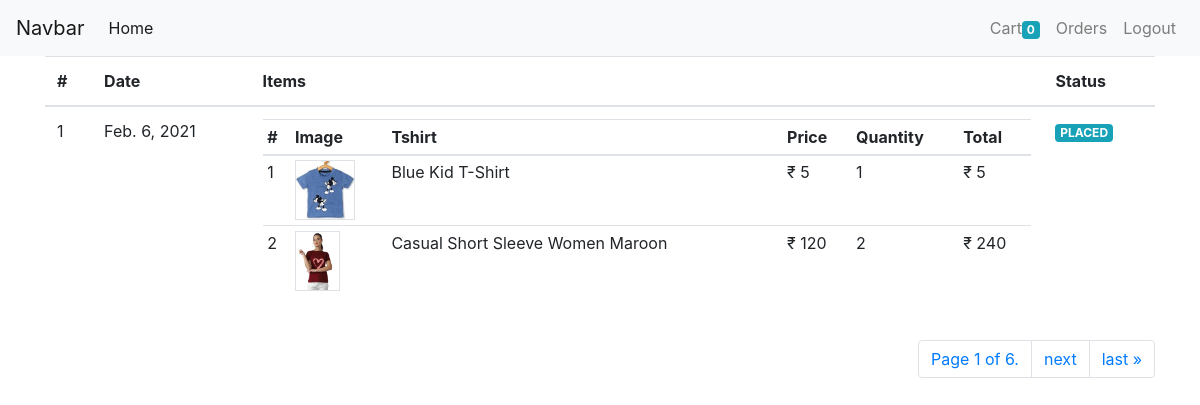
Screenshot of /orders/ (signed in) with the database file from the repository.
### store/models/order.py (models this page shows)
class Order(models.Model):
    orderStatus=(
        ('PENDING','Pending' ),
        ('PLACED','Placed'),
        ('CANCELED','Canceled'),
        ('COMPLETED','Completed'),
    )
    method=(
        ('ONLINE','Online'),
    )
    order_status=models.CharField(max_length=15,choices=orderStatus)
    payment_method=models.CharField(max_length=15,choices=method)
    shipping_address=models.CharField(max_length=100,null=False)
    phone=models.CharField(max_length=10,null=False)
    user=models.ForeignKey(User,on_delete=models.CASCADE)
    total=models.IntegerField(null=False)
    date=models.DateTimeField(null=False,auto_now_add=True)

class OrderItem(models.Model):
    order=models.ForeignKey(Order,on_delete=models.CASCADE)
    tshirt=models.ForeignKey(Tshirt,on_delete=models.CASCADE)
    size=models.ForeignKey(SizeVariant,on_delete=models.CASCADE)
    quantity=models.IntegerField(null=False)
    price=models.IntegerField(null=False)
    date=models.DateTimeField(null=False,auto_now_add=True)

### store/models/tshirt.py (models this page shows, shortened)
class Tshirt(models.Model):
    name=models.CharField(max_length=50,null=False)
    slug=models.CharField(max_length=200,null=False,unique=True,default="")
    description=models.CharField(max_length=500,null=True)
    discount=models.IntegerField(default=0)
    image= models.ImageField(upload_to='upload/images',null=False)
    occasion=models.ForeignKey(Occasion,on_delete=models.CASCADE)
    brand=models.ForeignKey(Brand,on_delete=models.CASCADE)
    sleeve=models.ForeignKey(Sleeve,on_delete=models.CASCADE)
    neck_type=models.ForeignKey(NeckType,on_delete=models.CASCADE)
    ideal_for=models.ForeignKey(IdealFor,on_delete=models.CASCADE)
    color=models.ForeignKey(Color,on_delete=models.CASCADE)

### store/views/orders.py (the view)
# urls.py: path('orders/',login_required(OrderListView.as_view(),login_url='/login/'),name='orders'),
class OrderListView(ListView):
   template_name='store/orders.html'
   model=Order
   paginate_by=1
   context_object_name='orders'
   def get_queryset(self):
      return Order.objects.filter(user=self.request.user).order_by('-date').exclude(order_status='PENDING')

### store/templatetags/orders_tags.py (called while the page is built)
@register.simple_tag
def get_order_status_class(status):
    if status == "COMPLETED":
        return "success"
    elif status == "PENDING":
        return "warning"
    else:
        return "info"

### store/templatetags/tshirt_tags.py (called while the page is built)
@register.filter
def rupee(number):
    return f'₹ {number}'

@register.simple_tag
def multiply(a,b):
    return a*b

### store/templates/store/orders.html (shortened to what this page needs)
{% extends "./base.html" %}
{% load tshirt_tags %}
{% load orders_tags %}
{% block content%}
<div class="container">
    <table class="table">
        <thead>
            <tr>
                <th>#</th>
                <th>Date</th>
                <th>Items</th>
                <th>Status</th>
            </tr>
        </thead>
        <tbody>
            {% for order in orders %}
            <tr>
                <td> {{forloop.counter}}</td>
                <td>{{order.date|date}}</td>
                <td>
                    <table class="table table-sm">
                        <thead>
                            <tr>
                                <th>#</th>
                                <th>Image</th>
                                <th>Tshirt</th>
                                <th>Price</th>
                                <th>Quantity</th>
                                <th>Total</th>
                            </tr>
                        </thead>
                        <tbody>
                            {% for oi in order.orderitem_set.all %}
                               <tr>
                                   <td>{{forloop.counter}}</td>
                                   <td><img height="60px" class="border" src="{{oi.tshirt.image.url}}" alt=""></td>
                                   <td>{{oi.tshirt.name}}</td>
                                   <td>{{oi.price|rupee}}</td>
                                   <td>{{oi.quantity}}</td>
                                   <td>{% multiply oi.quantity oi.price as result%}{{result|rupee}}</td>
                               </tr>
                            {% endfor %}
                        </tbody>
                    </table>
                </td>
                    <td>
                        <span class="badge badge-{% get_order_status_class order.order_status %}" >{{order.order_status}}</span>
                    </td>
            </tr>
            {% endfor %}
        </tbody>
    </table>
    <nav aria-label="Page navigation " class="mt-2">
        <ul class="pagination justify-content-end">
          <li class="page-item">
              <a href="" class="page-link">Page {{ page_obj.number }} of {{ page_obj.paginator.num_pages }}.</a>
          </li>
          {% if page_obj.has_next %}
              <li class="page-item"><a class="page-link" href="?page={{page_obj.next_page_number }}">next</a></li>
              <li class="page-item"><a class="page-link" href="?page={{page_obj.paginator.num_pages }}">last &raquo;</a></li>
          {% endif %}
        </ul>
    </nav>
</div>
{% endblock %}

### rows the page displays
Order: date "Feb. 6, 2021", order_status "PLACED"
OrderItem: tshirt.image (picture), tshirt.name "Blue Kid T-Shirt", price "₹ 5", quantity "1", result "₹ 5"
OrderItem: tshirt.image (picture), tshirt.name "Casual Short Sleeve Women Maroon", price "₹ 120", quantity "2", result "₹ 240"

### other values shown
{{ request.session.cart|length }} "0"
{{ page_obj.number }} "1"
{{ page_obj.paginator.num_pages }} "6"
